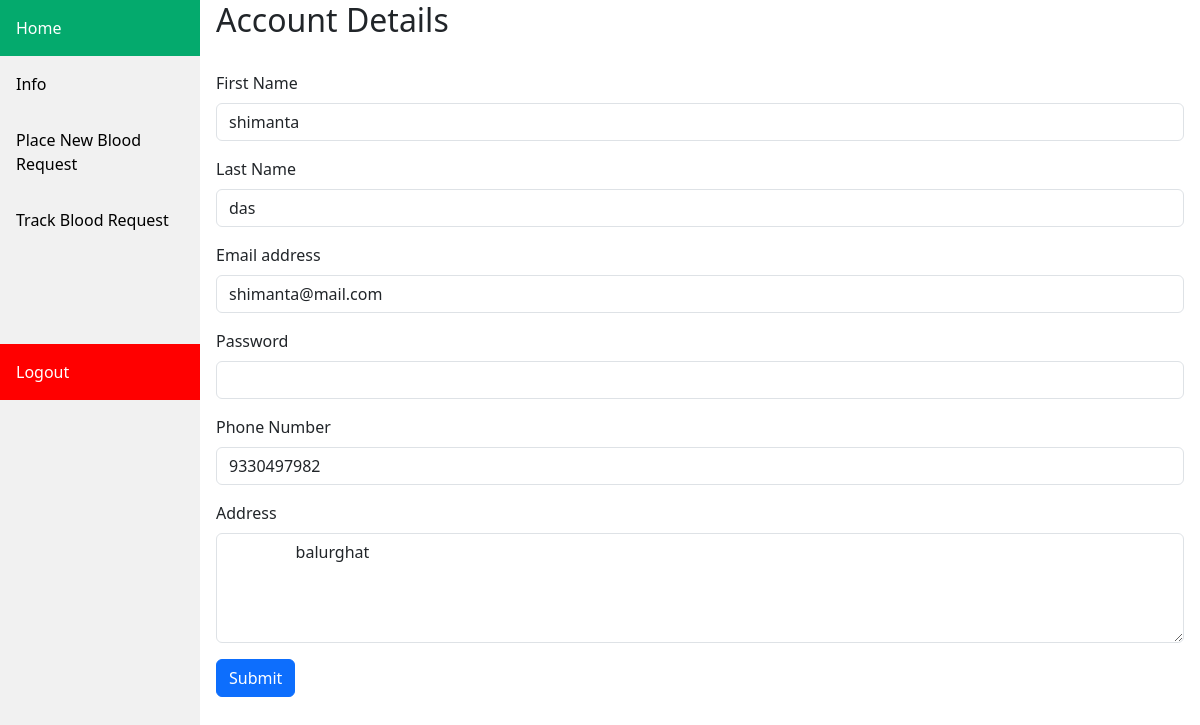
Page /ricipient/r_info/ (signed in) on the committed database.
### core/models.py (models this page shows)
class User(AbstractBaseUser, PermissionsMixin):
    first_name = models.CharField(max_length=15)
    last_name = models.CharField(max_length=15)
    email = models.EmailField(max_length=200, unique=True)
    address = models.TextField(null=True)
    phone = models.BigIntegerField(null=True, unique=True)
    status = models.BooleanField(default=False)
    is_donor = models.BooleanField(default=False, null=True)
    is_receipient = models.BooleanField(default=False, null=True)
    is_hospital_stff = models.BooleanField(null=True,default=False)
    blood_group = models.ForeignKey(Bloodstock, on_delete=models.CASCADE, null=True)
    is_manager = models.BooleanField(default=False, null=True)
    is_active = models.BooleanField(default=True)
    is_staff = models.BooleanField(default=False)
    is_superuser = models.BooleanField(default=False)
    objects = UserManager()
    USERNAME_FIELD = "email"
    REQUIRED_FIELDS = ["first_name", "last_name"]
    def __str__(self):
        return self.email

### ricipient/views.py (the view)
# urls.py: path("info/",InfoView,name="info"),
def InfoView(request):
    if request.method == "POST":
        data = request.POST
        firstname = data.get("first_name")
        lastname = data.get("last_name")
        email = data.get("email")
        password = data.get("password")
        phone = data.get("phone")
        address = data.get("address")
        blood_group = data.get("blood_group")
        user = User.objects.get(id=request.user.id)
        if firstname:
            user.first_name = firstname
            user.save()
        else:
            pass
        if lastname:
            user.last_name = lastname
            user.save()
        else:
            pass
        if email:
            user.email = email
            user.save()
        else:
            pass
        if address:
            user.address = address
            user.save()
        else:
            pass
        if phone:
            user.phone = phone
            user.save()
        else:
            pass
        if password:
            user.set_password(password)
            user.save()
            login(request, user)
        else:
            pass
        if blood_group:
            user.blood_group = blood_group
            user.save()
        else:
            pass
        return redirect("/ricipient/r_login/")
    else:
        user = request.user
        if user.is_authenticated:
            if user.is_receipient:
                user_obj = User.objects.get(email=user.email)
                print(user_obj)
                context = {"data": user_obj}
                return render(request, "dashboard/r_info.html", context)
            else:
                return HttpResponse("bad request!")
        else:
            return redirect("/ricipient/r_login/")

### ricipient/templates/dashboard/r_info.html (shortened to what this page needs)
{% extends "base_ricipient.html" %}
{% block sidebar %}
<div class="content">
    <h2>Account Details</h2>
    <br>
    <form method="post">
        <div class="mb-3">
            <label for="first_name" class="form-label">First Name</label>
            <input type="text" class="form-control" value="{{data.first_name}}" name="first_name" id="first_name" required>
          </div>
          <div class="mb-3">
            <label for="last_name" class="form-label">Last Name</label>
            <input type="text" class="form-control" value="{{data.last_name}}" name="last_name" id="last_name" required>
          </div>
        <div class="mb-3">
          <label for="email" class="form-label">Email address</label>
          <input type="email" class="form-control" value="{{data.email}}" name="email" id="email" aria-describedby="enter email" required>
        </div>
        <div class="mb-3">
          <label for="password" class="form-label">Password</label>
          <input type="password" class="form-control"  name="password" id="password">
        </div>
        <div class="mb-3">
            <label for="phone" class="form-label">Phone Number</label>
            <input type="text" class="form-control" value="{{data.phone}}" name="phone" id="phone" required>
          </div>
          <div class="mb-3">
            <label for="address" class="form-label">Address</label>
            <textarea class="form-control" name="address" id="address" rows="4" required>
                {{data.address}}
            </textarea>
          </div>
        <button type="submit" class="btn btn-primary">Submit</button>
      </form>
  </div>
{% endblock %}

### ricipient/templates/ricipient_sidebar.html (style rules this page uses)
div.content { margin-left: 200px; padding: 1px 16px; height: 1000px; }

### rows in the picture
User: first_name "shimanta", last_name "das", email "shimanta@mail.com", phone "9330497982", address "balurghat"
